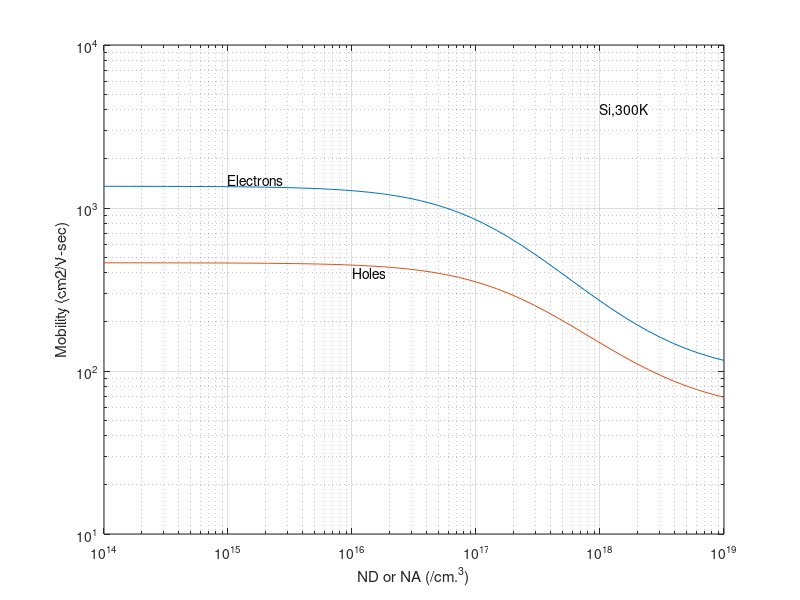

MATLAB code for this plot:
#   Graph of mobility vs doping concentration

# parameters

# For n-type
unmin=92;
un0=1268;
Ndref=1.3*(10.^17);
an=0.91;

# For p-type
upmin=54.3;
up0=406.9;
Naref=2.35*(10.^17);
ap=0.88;


# Calculation

N=logspace(14,19);
un=unmin + un0./((1+N/Ndref).^an);
up=upmin + up0./((1+N/Naref).^ap);


# Graph plotting

loglog(N,un,N,up);
grid;
axis([1.0e14 1.0e19 1.0e1 1.0e4]);
xlabel('ND or NA (/cm.^3)');
ylabel('Mobility (cm2/V-sec)');
text(1.0e15,1500,'Electrons');
text(1.0e16,400,'Holes');
text(1.0e18,4000,'Si,300K');